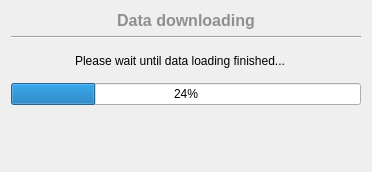
<?xml version="1.0" encoding="UTF-8"?>
<ui version="4.0">
 <class>WDataGetWait</class>
 <widget class="QDialog" name="WDataGetWait">
  <property name="geometry">
   <rect>
    <x>0</x>
    <y>0</y>
    <width>372</width>
    <height>172</height>
   </rect>
  </property>
  <property name="windowTitle">
   <string>Log data period configuration</string>
  </property>
  <property name="styleSheet">
   <string notr="true">#WStab {
 background-color:white;
 border-radius: 5px;
}
#label{
 color: #3E4072;
 font-weight: 800;
}
#buttonBox{
 background-color: #3E4072;
}
#label_Title{
 color: #8F8F8F;
 font-weight: 600;
}
QLineEdit {
 background-color:#DFDFDF;
 border-radius: 3px;
}
#pushButton_Confirm,
#pushButton_Cancel {
 border: none;
 border-radius: 8px;
}
#pushButton_Confirm {
 color: white;
 background-color: #3E4072;
}
#pushButton_Confirm:hover {
 color: white;
 background-color: #595D89;
}
#pushButton_Cancel {
 background-color: #D8D8D8;
}
#pushButton_Cancel:hover {
 background-color: #ACACAC;
}</string>
  </property>
  <layout class="QVBoxLayout" name="verticalLayout">
   <item>
    <widget class="QLabel" name="label_Title">
     <property name="font">
      <font>
       <pointsize>12</pointsize>
       <fontweight>DemiBold</fontweight>
      </font>
     </property>
     <property name="text">
      <string>Data downloading</string>
     </property>
     <property name="alignment">
      <set>Qt::AlignCenter</set>
     </property>
    </widget>
   </item>
   <item>
    <widget class="Line" name="line">
     <property name="orientation">
      <enum>Qt::Horizontal</enum>
     </property>
    </widget>
   </item>
   <item>
    <widget class="QWidget" name="widget" native="true">
     <layout class="QGridLayout" name="gridLayout">
      <property name="horizontalSpacing">
       <number>15</number>
      </property>
      <item row="0" column="1">
       <widget class="QLabel" name="label_2">
        <property name="text">
         <string>Please wait until data loading finished...</string>
        </property>
        <property name="wordWrap">
         <bool>true</bool>
        </property>
       </widget>
      </item>
      <item row="0" column="0">
       <widget class="QLabel" name="label">
        <property name="maximumSize">
         <size>
          <width>40</width>
          <height>40</height>
         </size>
        </property>
        <property name="text">
         <string/>
        </property>
        <property name="pixmap">
         <pixmap resource="../../../ressource.qrc">:/Logo/Dashboard/Sonde info/info-button.svg</pixmap>
        </property>
        <property name="scaledContents">
         <bool>true</bool>
        </property>
       </widget>
      </item>
     </layout>
    </widget>
   </item>
   <item>
    <widget class="QProgressBar" name="progressBar">
     <property name="value">
      <number>24</number>
     </property>
    </widget>
   </item>
   <item>
    <spacer name="verticalSpacer_2">
     <property name="orientation">
      <enum>Qt::Vertical</enum>
     </property>
     <property name="sizeHint" stdset="0">
      <size>
       <width>20</width>
       <height>1</height>
      </size>
     </property>
    </spacer>
   </item>
   <item>
    <widget class="QWidget" name="widget_3" native="true">
     <layout class="QHBoxLayout" name="horizontalLayout">
      <property name="rightMargin">
       <number>9</number>
      </property>
     </layout>
    </widget>
   </item>
  </layout>
 </widget>
 <resources>
  <include location="../../../ressource.qrc"/>
 </resources>
 <connections/>
</ui>
